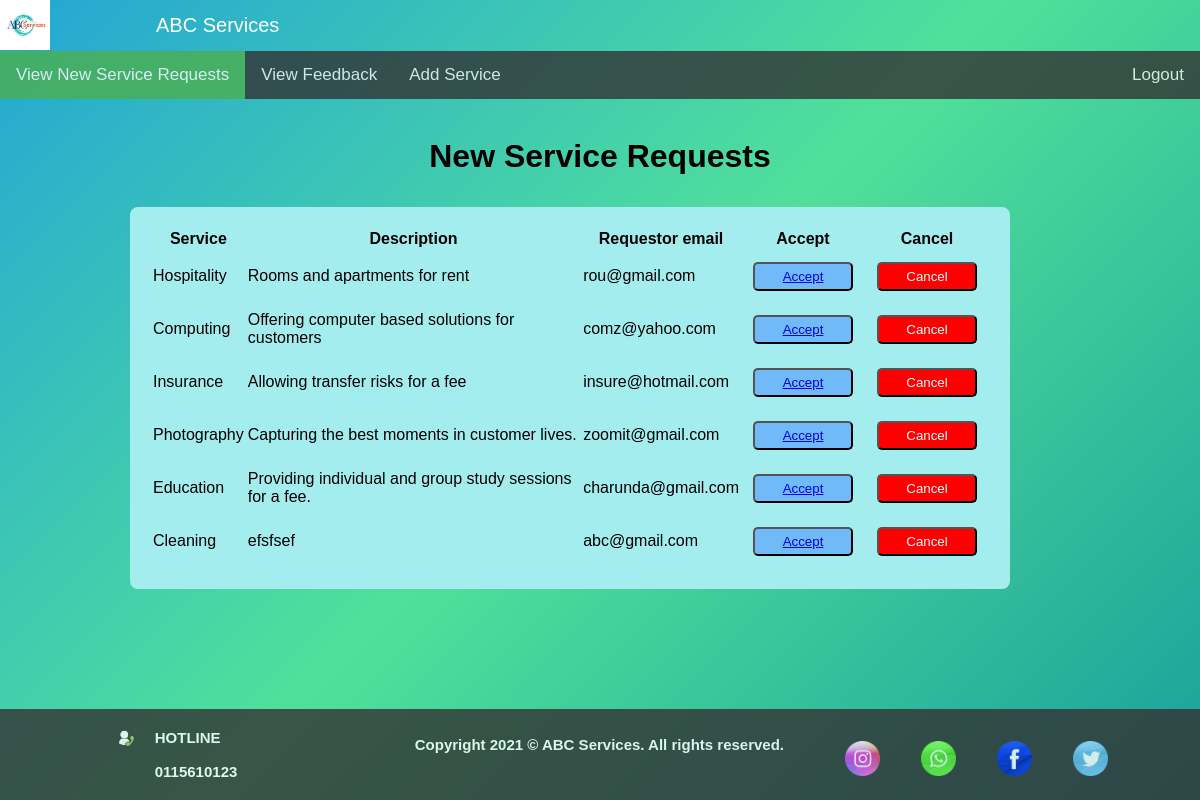
Screenshot of /admin/viewservices.php with the database file from the repository.
### tables this page shows
CREATE TABLE `temp` (
  `tempid` int NOT NULL AUTO_INCREMENT,
  `tempservice` varchar(45) DEFAULT NULL,
  `tempdescription` varchar(200) DEFAULT NULL,
  `tempemail` varchar(100) DEFAULT NULL,
  PRIMARY KEY (`tempid`)
);

### admin/viewservices.php (the view, shortened to what this page needs)
<html>
<head>
<link rel="stylesheet" type="text/css" href="../css/headfoot.css"/>
<link rel="stylesheet" type="text/css" href="../css/formstyle.css"/>
</head>
<Body>
<header id = "header">
<div class="topnavname">
	<img src="../images/example.png">
	<a class="active" href="#">ABC Services</a>
</div>
</header>
<header id = "header">
<div class="topnav">
	<a class="active" href="#">View New Service Requests</a>
	<a href="viewfeedback.php">View Feedback</a>
	<a href="addservice.php">Add Service</a>
	<div>
		<a href="../php/logout.php">Logout</a>
	</div>
</div>
</header>
<br >
<h1 align = "center">New Service Requests</h1>
<div class="row">
	<div class="colfot1"></div>
	<div class="colfot3 input-form">
		<center>
		<table>
		<tr >
		<th>Service</th>
		<th>Description</th>
		<th>Requestor email</th>
		<th>Accept</th>
		<th>Cancel</th>
		</tr>
		<?php
		include '../php/conn.php';
		$sql = "SELECT * FROM is1109.temp";
		$result = $conn->query($sql);
		if($result->num_rows > 0)
		{
			while($row = $result->fetch_assoc())
			{
				$id = $row["tempid"];
				echo "<tr>
				<td>".$row["tempservice"]."</td>
				<td>".$row["tempdescription"]."</td>
				<td>".$row["tempemail"]."</td>
				<td><center><button type='submit'><a href='../php/acceptservice.php?id=$id'>Accept</a></button></center></td>
				<td><center><button style='background-color:red;color:white;' type='submit' onclick='delete_data($id)'>Cancel</button></center></td>
				</tr>";
			}
		}
		?>
		</table>
		</center>
	</div>
	<div class="colfot1"></div>
</div>
<?php include '../php/fixedfooter.php';?>
</body>
</html>

### css/headfoot.css (style rules this page uses)
body { margin: 0; font-family: Arial, Helvetica, sans-serif; width : 100%; height :100vh; background: linear-gradient(-45deg,#1B9F9C,#51E09A,#23A6D5) }
* { box-sizing:border-box; }
.topnav { overflow: hidden; background-color: #e9e9e9; }
.topnavname { overflow: hidden; }
.topnavname a.active { color: white; }
.topnavname a { float: left; color: #f2f2f2; text-align: center; padding: 14px 106px; text-decoration: none; font-size: 20px; }
.topnavname img { float: left; width: 50px; height: 50px; }
.topnav { overflow: hidden; background-color: #333; opacity: 0.8; transition: all 0.5s; }
.topnav a { float: left; color: #f2f2f2; text-align: center; padding: 14px 16px; text-decoration: none; font-size: 17px; }
.topnav div { float: right; color: #f2f2f2; text-align: center; text-decoration: none; font-size: 17px; }
.topnav a.active { background-color: #4CAF50; color: white; }
.colfot1 { float: left; width: 10%; padding: 10px; }
.colfot3 { float: left; width: 75%; padding: 10px; }
.row:after { content: ""; display: table; clear: both; }

### css/formstyle.css (style rules this page uses)
.input-form table { width: 100%; padding: 20px; background-color:rgb(163, 237, 239); color: black; border-radius:8px; }
.input-form button { width:100px; margin: 10px; padding: 5px; color: white; background-color: #70bafa; border-radius: 5px; }

### rows the page displays
temp: tempservice "Hospitality", tempdescription "Rooms and apartments for rent", tempemail "rou@gmail.com"
temp: tempservice "Computing", tempdescription "Offering computer based solutions for customers", tempemail "comz@yahoo.com"
temp: tempservice "Insurance", tempdescription "Allowing transfer risks for a fee", tempemail "insure@hotmail.com"
temp: tempservice "Photography", tempdescription "Capturing the best moments in customer lives.", tempemail "zoomit@gmail.com"
temp: tempservice "Education", tempdescription "Providing individual and group study sessions for a fee.", tempemail "charunda@gmail.com"
temp: tempservice "Cleaning", tempdescription "efsfsef", tempemail "abc@gmail.com"
